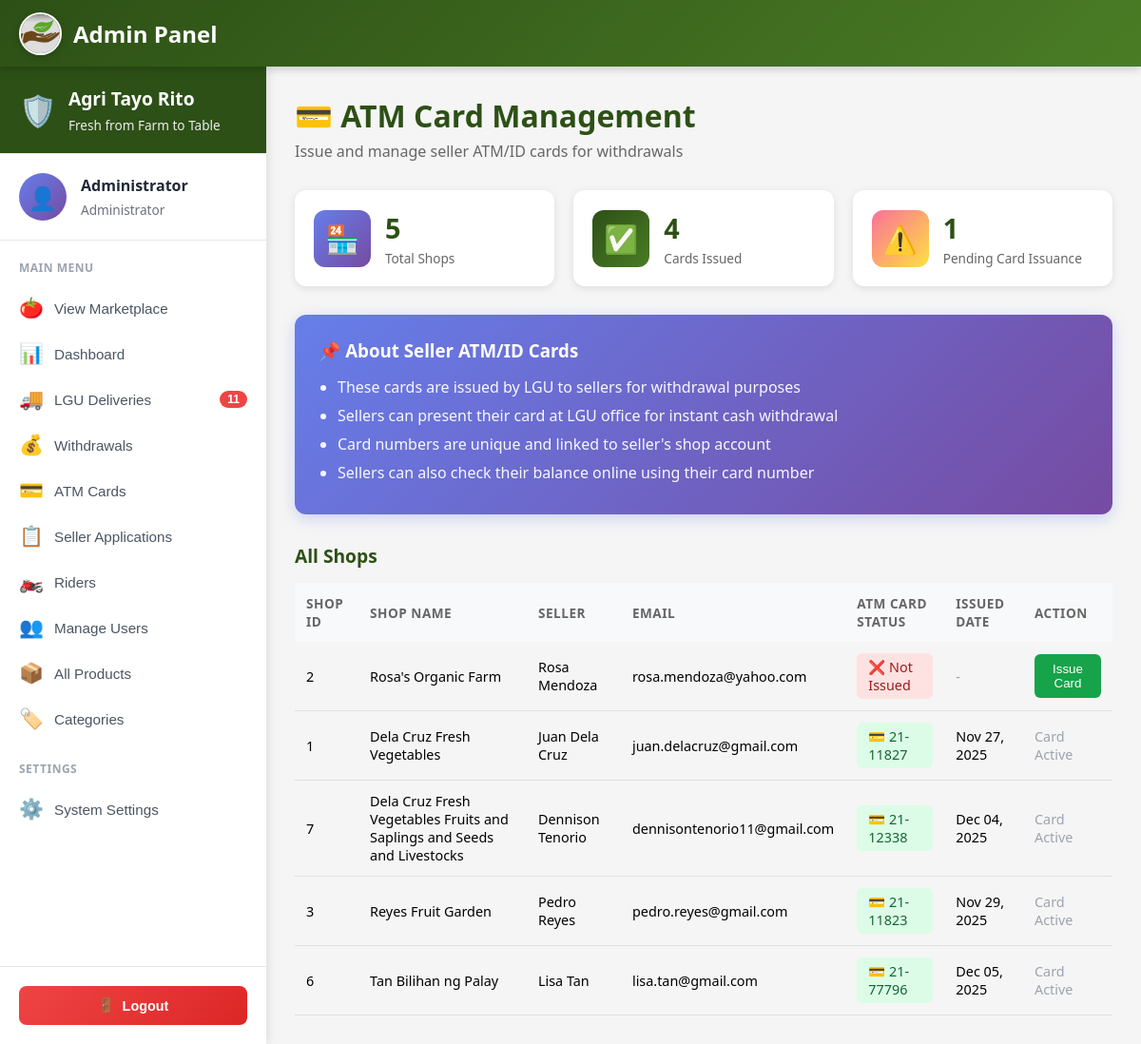
The app's page /public/profile/admin/cards (signed in), older data.
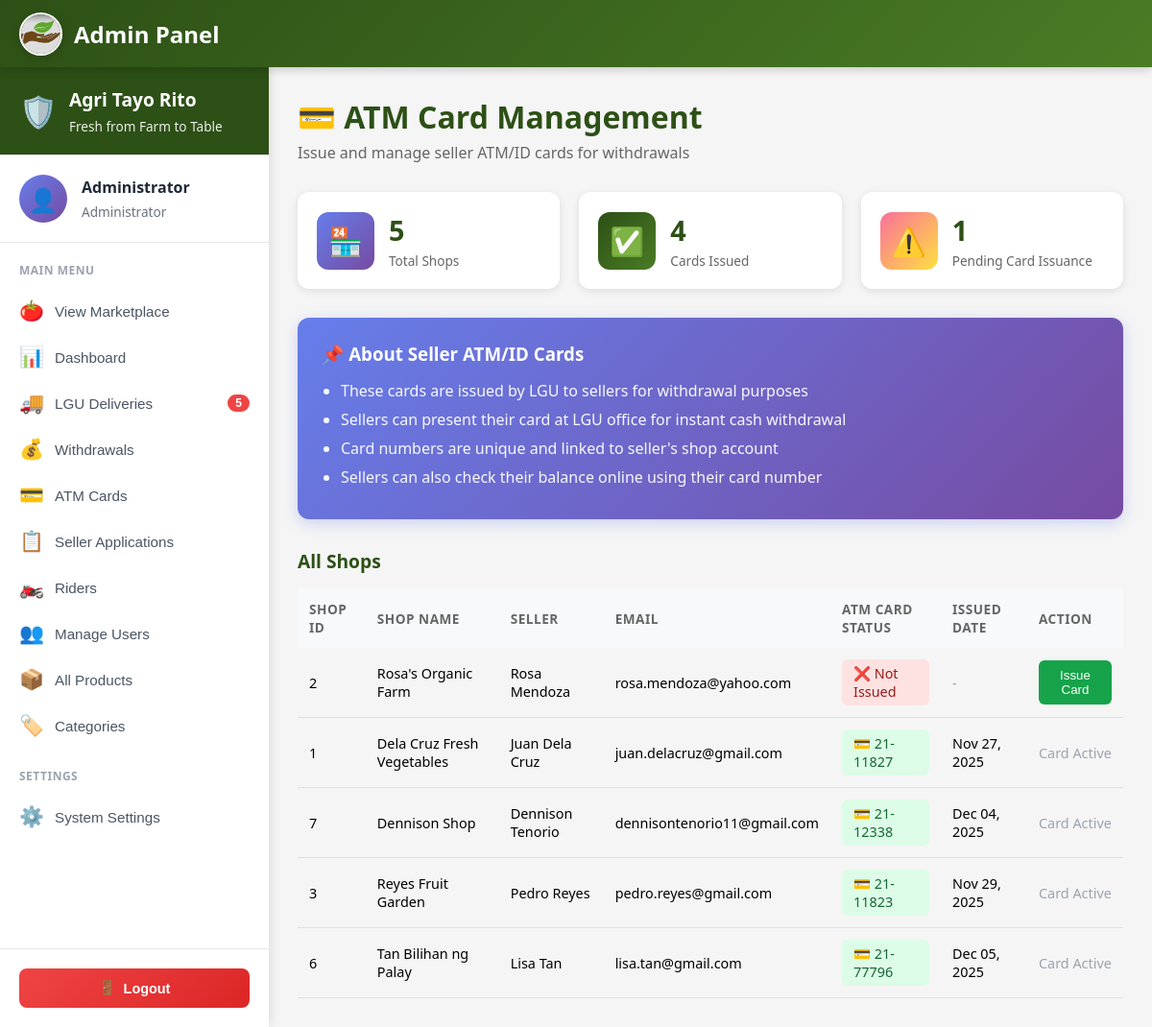
The same page, newer data.
### tables this page shows
CREATE TABLE `seller_profiles` (
  `sellerID` int(11) NOT NULL,
  `shopID` int(11) DEFAULT NULL,
  `userID` int(11) NOT NULL,
  `business_name` varchar(255) NOT NULL,
  `business_description` text DEFAULT NULL,
  `farm_location` text DEFAULT NULL,
  `rating` decimal(2,1) DEFAULT 0.0,
  `total_sales` int(11) DEFAULT 0,
  `is_verified` tinyint(1) DEFAULT 0,
  `created_at` timestamp NOT NULL DEFAULT current_timestamp()
);

CREATE TABLE `shops` (
  `shopID` int(11) NOT NULL,
  `sellerID` int(11) NOT NULL,
  `shop_name` varchar(255) NOT NULL,
  `shop_slug` varchar(255) NOT NULL,
  `shop_description` text DEFAULT NULL,
  `shop_logo` varchar(500) DEFAULT NULL,
  `shop_banner` varchar(500) DEFAULT NULL,
  `farm_location` text DEFAULT NULL,
  `business_hours` varchar(255) DEFAULT NULL,
  `contact_number` varchar(20) DEFAULT NULL,
  `rating` decimal(3,2) DEFAULT 0.00,
  `total_products` int(11) DEFAULT 0,
  `total_orders` int(11) DEFAULT 0,
  `total_reviews` int(11) DEFAULT 0,
  `balance` decimal(10,2) DEFAULT 0.00,
  `total_earned` decimal(10,2) DEFAULT 0.00,
  `total_withdrawn` decimal(10,2) DEFAULT 0.00,
  `atm_card_number` varchar(50) DEFAULT NULL,
  `atm_card_issued_at` timestamp NULL DEFAULT NULL,
  `is_verified` tinyint(1) DEFAULT 0,
  `is_active` tinyint(1) DEFAULT 1,
  `created_at` timestamp NOT NULL DEFAULT current_timestamp(),
  `updated_at` timestamp NOT NULL DEFAULT current_timestamp() ON UPDATE current_timestamp()
);

CREATE TABLE `users` (
  `userID` int(11) NOT NULL,
  `email` varchar(255) NOT NULL,
  `profile_image` varchar(500) DEFAULT NULL,
  `password_hash` varchar(255) NOT NULL,
  `full_name` varchar(200) NOT NULL,
  `phone` varchar(20) DEFAULT NULL,
  `avatar` varchar(255) DEFAULT '/images/avatars/avt1.jpg',
  `role` enum('buyer','seller','admin') DEFAULT 'buyer',
  `is_active` tinyint(1) DEFAULT 1,
  `created_at` timestamp NOT NULL DEFAULT current_timestamp(),
  `updated_at` timestamp NOT NULL DEFAULT current_timestamp() ON UPDATE current_timestamp()
);

### app/views/profile/admin/cards.php (the view, shortened to what the changed rows need)
<?php
$db = new Database();
$conn = $db->connect();
$allShops = $conn->query("SELECT s.*, sp.business_name, u.full_name as seller_name, u.email
                          FROM shops s
                          JOIN seller_profiles sp ON s.sellerID = sp.sellerID
                          JOIN users u ON sp.userID = u.userID
                          WHERE s.is_active = 1
                          ORDER BY s.atm_card_number IS NULL DESC, s.shop_name ASC")->fetchAll(PDO::FETCH_ASSOC);
?>
<!DOCTYPE html>
<html lang="en">
<head>
    <link rel="stylesheet" href="<?php echo BASE_URL; ?>css/responsive.css">
    <link rel="stylesheet" href="<?php echo BASE_URL; ?>css/admin/dashboard.css">
</head>
<body>
    <?php
    require_once __DIR__ . '/admin-nav.php';
    ?>
    <main class="main-content">
        <div class="page-header">
            <h1 class="page-title">💳 ATM Card Management</h1>
        </div>
        <section class="shops-section">
            <div class="section-header">
                <h2 class="section-title">All Shops</h2>
            </div>
            <div class="table-container">
                <table class="data-table">
                    <thead>
                        <tr>
                            <th>Shop ID</th>
                            <th>Shop Name</th>
                            <th>Seller</th>
                            <th>Email</th>
                            <th>ATM Card Status</th>
                            <th>Issued Date</th>
                            <th>Action</th>
                        </tr>
                    </thead>
                    <tbody>
                        <?php foreach ($allShops as $shop): ?>
                        <tr>
                            <td><?php echo $shop['shopID']; ?></td>
                            <td><?php echo htmlspecialchars($shop['shop_name']); ?></td>
                            <td><?php echo htmlspecialchars($shop['seller_name']); ?></td>
                            <td><?php echo htmlspecialchars($shop['email']); ?></td>
                            <td>
                                <?php if ($shop['atm_card_number']): ?>
                                    <span class="card-issued">
                                        💳 <?php echo htmlspecialchars($shop['atm_card_number']); ?>
                                    </span>
                                <?php else: ?>
                                    <span class="card-not-issued">❌ Not Issued</span>
                                <?php endif; ?>
                            </td>
                            <td>
                                <?php if ($shop['atm_card_issued_at']): ?>
                                    <?php echo date('M d, Y', strtotime($shop['atm_card_issued_at'])); ?>
                                <?php else: ?>
                                    <span class="text-muted">-</span>
                                <?php endif; ?>
                            </td>
                            <td>
                                <?php if (!$shop['atm_card_number']): ?>
                                    <button onclick="showIssueCardModal(<?php echo $shop['shopID']; ?>, '<?php echo htmlspecialchars($shop['shop_name']); ?>')"
                                            class="btn-issue">Issue Card</button>
                                <?php else: ?>
                                    <span class="text-muted">Card Active</span>
                                <?php endif; ?>
                            </td>
                        </tr>
                        <?php endforeach; ?>
                    </tbody>
                </table>
            </div>
        </section>
    </main>
</body>
</html>

### app/views/profile/admin/admin-nav.php (shortened to what the changed rows need)
<?php
$current_page = basename($_SERVER['PHP_SELF'], '.php');
$db = new Database();
$conn = $db->connect();
$pending_pickups = 0;
try {
    $stmt = $conn->query("SELECT COUNT(*) as total FROM orders WHERE lgu_delivery_status = 'pending_pickup'");
    $pending_pickups = $stmt->fetch(PDO::FETCH_ASSOC)['total'];
} catch (Exception $e) {
}
?>
<aside class="admin-sidebar" id="adminSidebar">
    <div class="sidebar-header">
        <div class="sidebar-title">
            <h2>Agri Tayo Rito</h2>
        </div>
    </div>
    <nav class="nav-menu">
        <div class="nav-section">
            <button class="nav-item <?php echo $current_page === 'deliveries' ? 'active' : ''; ?>"
                    onclick="location.href='<?php echo BASE_URL; ?>profile/admin/deliveries'">
                <span class="nav-icon-menu">🚚</span>
                <span>LGU Deliveries</span>
                <?php if ($pending_pickups > 0): ?>
                    <span class="nav-badge"><?php echo $pending_pickups; ?></span>
                <?php endif; ?>
            </button>
        </div>
    </nav>
</aside>

Row changes from the older to the newer data that the page shows:
changed through a linked row, seller_profiles "Dennison Tenorio": shopID.shop_name "Dela Cruz Fresh Vegetables Fruits and Saplings and Seeds and Livestocks" → "Dennison Shop"
Text that changed along with them:
$pending_pickups: "11" → "5"
